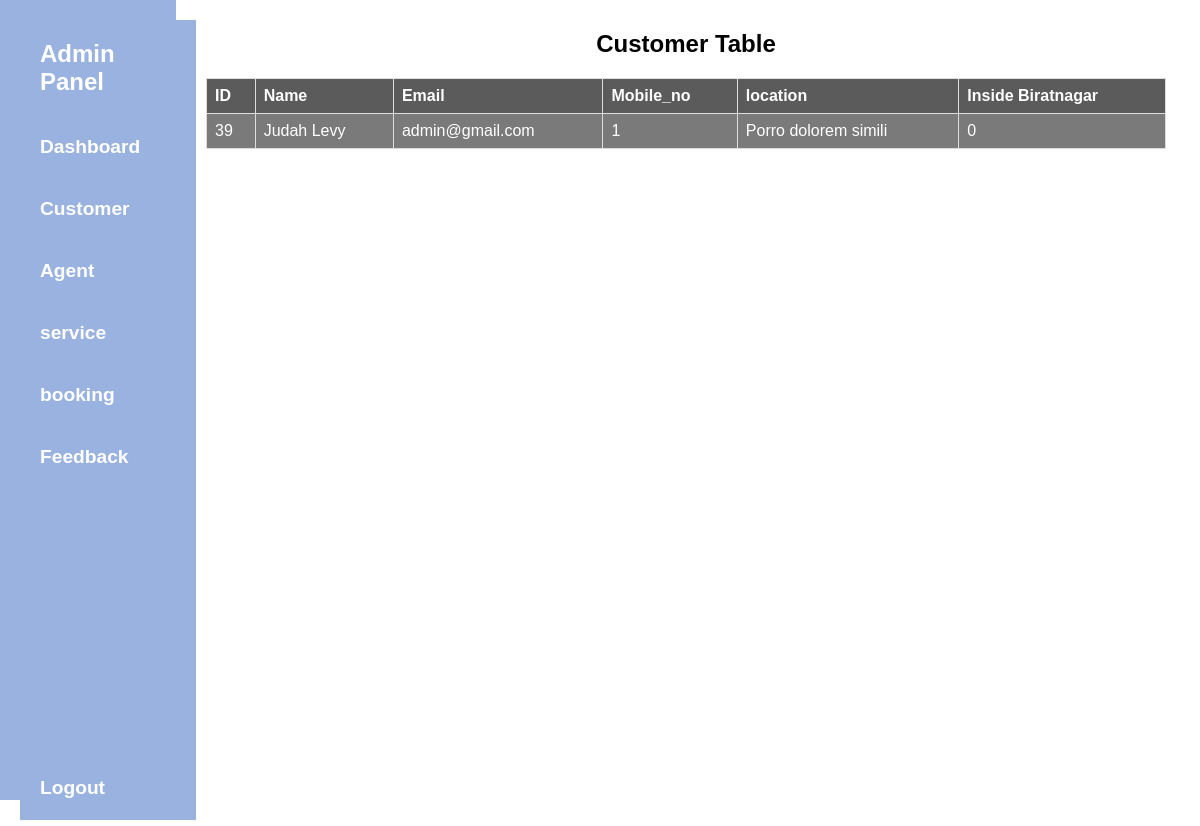
Page /Admin/a_customer.php (signed in) on the committed database.
### tables this page shows
CREATE TABLE `customer_register` (
  `Id` int(11) NOT NULL,
  `Name` varchar(20) NOT NULL,
  `Email` varchar(50) NOT NULL,
  `Mobile_no` bigint(20) NOT NULL,
  `Password` varchar(100) DEFAULT NULL,
  `location` varchar(55) NOT NULL,
  `Inside_valley` tinyint(4) NOT NULL
);

### Admin/a_customer.php (the view, shortened to what this page needs)
<?php
include '../dbconfig.php';
?>
<!DOCTYPE html>
<html lang="en">
<head>
    <link rel="stylesheet" href="index.css">
</head>
<body>
    <div class='wrapper'>
        <div class='sidebar' style="position: sticky;">
            <?php
            include '../Component/a_sidebar.php';
            ?>
        </div>
        <?php
        $agentQuery = "SELECT * FROM customer_register";
        $agentResult = mysqli_query($connect, $agentQuery);
        ?>
        <div class='content'>
        <h2 style="color:black; text-align:center;" >Customer Table</h2>
            <table>
                <tr>
                    <th>ID</th>
                    <th>Name</th>
                    <th>Email</th>
                    <th>Mobile_no</th>
                    <th>location</th>
                    <th>Inside Biratnagar</th>
                </tr>
                <?php while ($row = mysqli_fetch_assoc($agentResult)) { ?>
                    <tr>
                        <td>
                            <?php echo $row['Id']; ?>
                        </td>
                        <td>
                            <?php echo $row['Name']; ?>
                        </td>
                        <td>
                            <?php echo $row['Email']; ?>
                        </td>
                        <td>
                            <?php echo $row['Mobile_no']; ?>
                        </td>
                        <td>
                            <?php echo $row['location']; ?>
                        </td>
                        <td>
                            <?php echo $row['Inside_valley']; ?>
                        </td>
                <?php } ?>
            </table>
        </div>
    </div>
</body>
</html>

### Admin/index.css (style rules this page uses)
body { font-family: Arial, sans-serif; margin: 0; padding: 0; }
table { width: 100%; border-collapse: collapse; margin-top: 20px; }
table th, table td { padding: 10px; text-align: left; border-bottom: 1px solid #ddd; color: #fff; background-color: rgba(119, 71, 12, 0.523); }
table th { background-color: #000000a4; }

### Css/a_sidebar.css (style rules this page uses)
* { font-family: "Trebuchet MS", "Lucida Sans Unicode", "Lucida Grande", "Lucida Sans", Arial, sans-serif; }
* { margin: 0%; padding: 0%; }
body { align-items: center; background: url('../images/bgimage3.jpg'); background-size:cover; }
h2 { color: #fff; }
.sidebar { grid-area: sidebar; background-color: #9ab2df; height: 100vh; width: 11rem; position: sticky; }

### Admin/a_customer.php (style rules this page uses)
.wrapper { display: flex; }
.sidebar { width: 20%; background-color: #f1f1f1; padding: 0px; position:sticky; }
.content { width: 80%; padding: 30px; }
table { width: 100%; border-collapse: collapse; }
table th, table td { border: 1px solid #ddd; padding: 8px; }
table td { color: #fff; background-color: rgba(0, 0, 0, 0.523); }

### Component/a_sidebar.php (style rules this page uses)
.sidebar { position: sticky; top: 0; z-index: 100; }

### rows in the picture
customer_register: Id "39", Name "Judah Levy", Email "admin@gmail.com", Mobile_no "1", location "Porro dolorem simili", Inside_valley "0"
